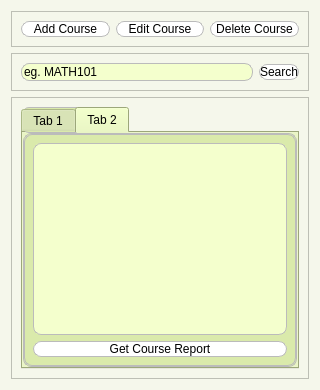
          <widget class="QWidget" name="pageCourses">
           <property name="styleSheet">
            <string notr="true">background-color: rgb(245, 247, 235);</string>
           </property>
           <layout class="QVBoxLayout" name="verticalLayout_5">
            <item>
             <widget class="QFrame" name="frame_6">
              <property name="styleSheet">
               <string notr="true"/>
              </property>
              <property name="frameShape">
               <enum>QFrame::StyledPanel</enum>
              </property>
              <property name="frameShadow">
               <enum>QFrame::Raised</enum>
              </property>
              <layout class="QHBoxLayout" name="horizontalLayout_13">
               <item>
                <widget class="QPushButton" name="addcourseButton">
                 <property name="styleSheet">
                  <string notr="true">background-color: rgb(255, 255, 255);
border-color: qlineargradient(spread:pad, x1:0, y1:0, x2:1, y2:0, stop:0 rgba(0, 0, 0, 255), stop:1 rgba(255, 255, 255, 255));
border: 1px solid #bbb;
border-radius: 8px;
font: 300 9pt &quot;URW Bookman [urw]&quot;;
</string>
                 </property>
                 <property name="text">
                  <string>Add Course</string>
                 </property>
                </widget>
               </item>
               <item>
                <widget class="QPushButton" name="editcourseButton">
                 <property name="styleSheet">
                  <string notr="true">background-color: rgb(255, 255, 255);
border-color: qlineargradient(spread:pad, x1:0, y1:0, x2:1, y2:0, stop:0 rgba(0, 0, 0, 255), stop:1 rgba(255, 255, 255, 255));
border: 1px solid #bbb;
border-radius: 8px;
font: 300 9pt &quot;URW Bookman [urw]&quot;;
</string>
                 </property>
                 <property name="text">
                  <string>Edit Course</string>
                 </property>
                </widget>
               </item>
               <item>
                <widget class="QPushButton" name="deletecourseButton">
                 <property name="styleSheet">
                  <string notr="true">background-color: rgb(255, 255, 255);
border-color: qlineargradient(spread:pad, x1:0, y1:0, x2:1, y2:0, stop:0 rgba(0, 0, 0, 255), stop:1 rgba(255, 255, 255, 255));
border: 1px solid #bbb;
border-radius: 8px;
font: 300 9pt &quot;URW Bookman [urw]&quot;;
</string>
                 </property>
                 <property name="text">
                  <string>Delete Course</string>
                 </property>
                </widget>
               </item>
              </layout>
             </widget>
            </item>
            <item>
             <widget class="QFrame" name="frame_7">
              <property name="styleSheet">
               <string notr="true"/>
              </property>
              <property name="frameShape">
               <enum>QFrame::StyledPanel</enum>
              </property>
              <property name="frameShadow">
               <enum>QFrame::Raised</enum>
              </property>
              <layout class="QHBoxLayout" name="horizontalLayout_14">
               <item>
                <widget class="QLineEdit" name="searchcourseInput">
                 <property name="styleSheet">
                  <string notr="true">background-color: rgb(244, 255, 205);
border: 1px solid #bbb;
border-radius: 8px;</string>
                 </property>
                 <property name="text">
                  <string>eg. MATH101</string>
                 </property>
                </widget>
               </item>
               <item>
                <widget class="QPushButton" name="searchcourseButton">
                 <property name="styleSheet">
                  <string notr="true">background-color: rgb(255, 255, 255);
border-color: qlineargradient(spread:pad, x1:0, y1:0, x2:1, y2:0, stop:0 rgba(0, 0, 0, 255), stop:1 rgba(255, 255, 255, 255));
border: 1px solid #bbb;
border-radius: 8px;
font: 300 9pt &quot;URW Bookman [urw]&quot;;
</string>
                 </property>
                 <property name="text">
                  <string>Search</string>
                 </property>
                </widget>
               </item>
              </layout>
             </widget>
            </item>
            <item>
             <widget class="QFrame" name="frame_8">
              <property name="styleSheet">
               <string notr="true"/>
              </property>
              <property name="frameShape">
               <enum>QFrame::StyledPanel</enum>
              </property>
              <property name="frameShadow">
               <enum>QFrame::Raised</enum>
              </property>
              <layout class="QHBoxLayout" name="horizontalLayout_15">
               <item>
                <widget class="QTabWidget" name="courseTab">
                 <property name="styleSheet">
                  <string notr="true">background-color: rgb(218, 234, 171);
border: 1px solid #bbb;
border-radius: 8px;</string>
                 </property>
                 <property name="currentIndex">
                  <number>1</number>
                 </property>
                 <widget class="QWidget" name="tab">
                  <attribute name="title">
                   <string>Tab 1</string>
                  </attribute>
                  <layout class="QHBoxLayout" name="horizontalLayout_9">
                   <item>
                    <widget class="QTableView" name="courseTable">
                     <property name="styleSheet">
                      <string notr="true">background-color: rgb(244, 255, 205);
border: 1px solid #bbb;
border-radius: 8px;</string>
                     </property>
                    </widget>
                   </item>
                  </layout>
                 </widget>
                 <widget class="QWidget" name="tab_2">
                  <attribute name="title">
                   <string>Tab 2</string>
                  </attribute>
                  <layout class="QVBoxLayout" name="verticalLayout_7">
                   <item>
                    <widget class="QListView" name="coursereportList">
                     <property name="styleSheet">
                      <string notr="true">background-color: rgb(244, 255, 205);
border: 1px solid #bbb;
border-radius: 8px;</string>
                     </property>
                    </widget>
                   </item>
                   <item>
                    <widget class="QPushButton" name="getcoursereportButton">
                     <property name="styleSheet">
                      <string notr="true">background-color: rgb(255, 255, 255);
border-color: qlineargradient(spread:pad, x1:0, y1:0, x2:1, y2:0, stop:0 rgba(0, 0, 0, 255), stop:1 rgba(255, 255, 255, 255));
border: 1px solid #bbb;
border-radius: 8px;
font: 300 9pt &quot;URW Bookman [urw]&quot;;
</string>
                     </property>
                     <property name="text">
                      <string>Get Course Report</string>
                     </property>
                    </widget>
                   </item>
                  </layout>
                 </widget>
                </widget>
               </item>
              </layout>
             </widget>
            </item>
           </layout>
          </widget>
